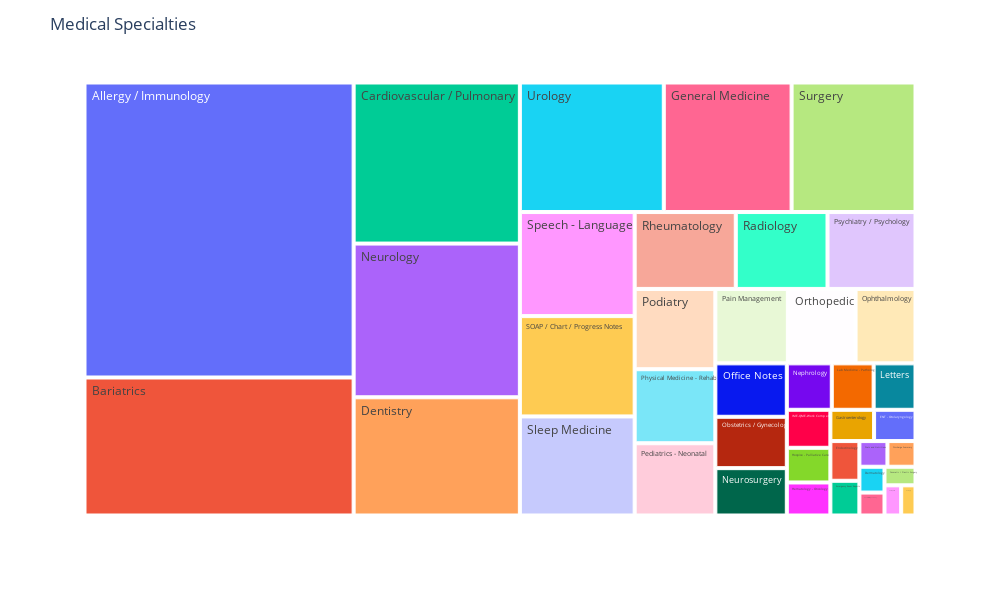

The cell this chart's notebook holds for it:
### Code cell
fig = px.treemap(df_treemap, path= ["medical_specialty"], values="value_count")
fig.update_layout(title='Medical Specialties', width=1000, height=600)
fig.show()

### Figure 1 — Plotly figure (JSON) as saved in the notebook; plotly's stock layout.template omitted (floating-point values rounded to 4 significant figures)
{"data": [{"branchvalues": "total", "domain": {"x": [0, 1], "y": [0, 1]}, "hovertemplate": "labels=%{label}<br>value_count=%{value}<br>parent=%{parent}<br>id=%{id}<extra></extra>", "ids": [" Allergy / Immunology", " Autopsy", " Bariatrics", " Cardiovascular / Pulmonary", " Chiropractic", " Consult - History and Phy.", " Cosmetic / Plastic Surgery", " Dentistry", " Dermatology", " Diets and Nutritions", " Discharge Summary", " ENT - Otolaryngology", " Emergency Room Reports", " Endocrinology", " Gastroenterology", " General Medicine", " Hematology - Oncology", " Hospice - Palliative Care", " IME-QME-Work Comp etc.", " Lab Medicine - Pathology", " Letters", " Nephrology", " Neurology", " Neurosurgery", " Obstetrics / Gynecology", " Office Notes", " Ophthalmology", " Orthopedic", " Pain Management", " Pediatrics - Neonatal", " Physical Medicine - Rehab", " Podiatry", " Psychiatry / Psychology", " Radiology", " Rheumatology", " SOAP / Chart / Progress Notes", " Sleep Medicine", " Speech - Language", " Surgery", " Urology"], "labels": [" Allergy / Immunology", " Autopsy", " Bariatrics", " Cardiovascular / Pulmonary", " Chiropractic", " Consult - History and Phy.", " Cosmetic / Plastic Surgery", " Dentistry", " Dermatology", " Diets and Nutritions", " Discharge Summary", " ENT - Otolaryngology", " Emergency Room Reports", " Endocrinology", " Gastroenterology", " General Medicine", " Hematology - Oncology", " Hospice - Palliative Care", " IME-QME-Work Comp etc.", " Lab Medicine - Pathology", " Letters", " Nephrology", " Neurology", " Neurosurgery", " Obstetrics / Gynecology", " Office Notes", " Ophthalmology", " Orthopedic", " Pain Management", " Pediatrics - Neonatal", " Physical Medicine - Rehab", " Podiatry", " Psychiatry / Psychology", " Radiology", " Rheumatology", " SOAP / Chart / Progress Notes", " Sleep Medicine", " Speech - Language", " Surgery", " Urology"], "name": "", "parents": ["", "", "", "", "", "", "", "", "", "", "", "", "", "", "", "", "", "", "", "", "", "", "", "", "", "", "", "", "", "", "", "", "", "", "", "", "", "", "", ""], "type": "treemap", "values": [1103, 6, 516, 372, 7, 8, 8, 273, 9, 10, 10, 18, 14, 16, 19, 230, 20, 21, 23, 27, 27, 29, 355, 47, 51, 53, 62, 70, 75, 81, 83, 90, 94, 98, 108, 160, 158, 166, 223, 259]}], "layout": {"height": 600, "legend": {"tracegroupgap": 0}, "margin": {"t": 60}, "title": {"text": "Medical Specialties"}, "width": 1000}}
